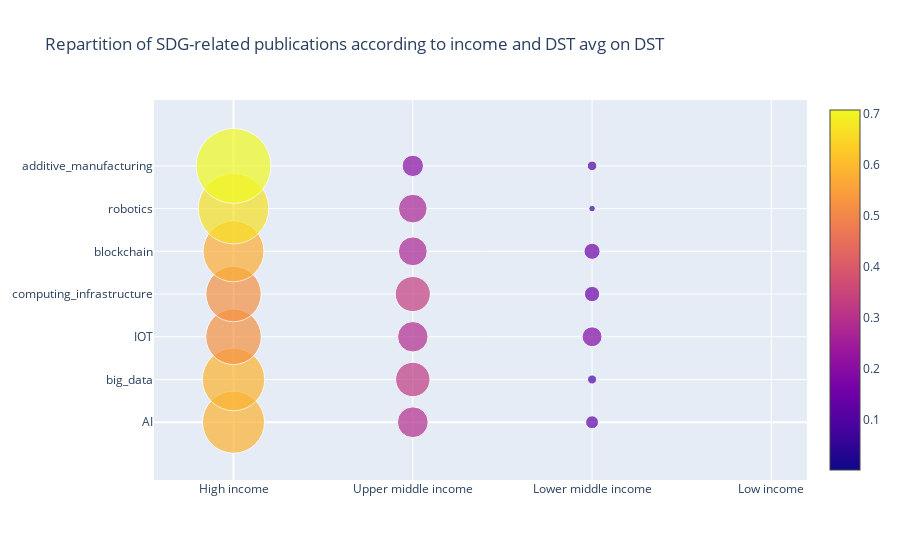

Notebook code cell kept with this figure:
### Code cell
figa = plot_bubble_graph(df_dst_income_percentage_2, title='Repartition of SDG-related publications according to income and DST avg on DST', save=False, resolution=(1920,540))
figa.show()

### Figure 1 — Plotly figure (JSON) as saved in the notebook; plotly's stock layout.template omitted (floating-point values rounded to 4 significant figures)
{"data": [{"marker": {"color": [0.5846, 0.5884, 0.5236, 0.5222, 0.5745, 0.6654, 0.7066, 0.29, 0.3242, 0.2874, 0.3312, 0.2717, 0.2702, 0.2013, 0.1218, 0.08561, 0.1873, 0.1449, 0.1519, 0.06187, 0.09077, 0.003625, 0.001718, 0.001788, 0.001738, 0.001909, 0.002525, 0.001328], "showscale": true, "size": [62.05, 62.46, 55.58, 55.43, 60.98, 70.63, 75.0, 30.79, 34.42, 30.5, 35.15, 28.84, 28.68, 21.37, 12.92, 9.087, 19.88, 15.38, 16.13, 6.568, 9.635, 0.3848, 0.1824, 0.1897, 0.1845, 0.2027, 0.2681, 0.141]}, "mode": "markers", "x": [0, 0, 0, 0, 0, 0, 0, 1, 1, 1, 1, 1, 1, 1, 2, 2, 2, 2, 2, 2, 2, 3, 3, 3, 3, 3, 3, 3], "y": [0, 1, 2, 3, 4, 5, 6, 0, 1, 2, 3, 4, 5, 6, 0, 1, 2, 3, 4, 5, 6, 0, 1, 2, 3, 4, 5, 6], "type": "scatter"}], "layout": {"xaxis": {"tickmode": "array", "tickvals": [0, 1, 2, 3], "ticktext": ["High income", "Upper middle income", "Lower middle income", "Low income"]}, "yaxis": {"tickmode": "array", "tickvals": [0, 1, 2, 3, 4, 5, 6], "ticktext": ["AI", "big_data", "IOT", "computing_infrastructure", "blockchain", "robotics", "additive_manufacturing"]}, "title": {"text": "Repartition of SDG-related publications according to income and DST avg on DST"}}}
